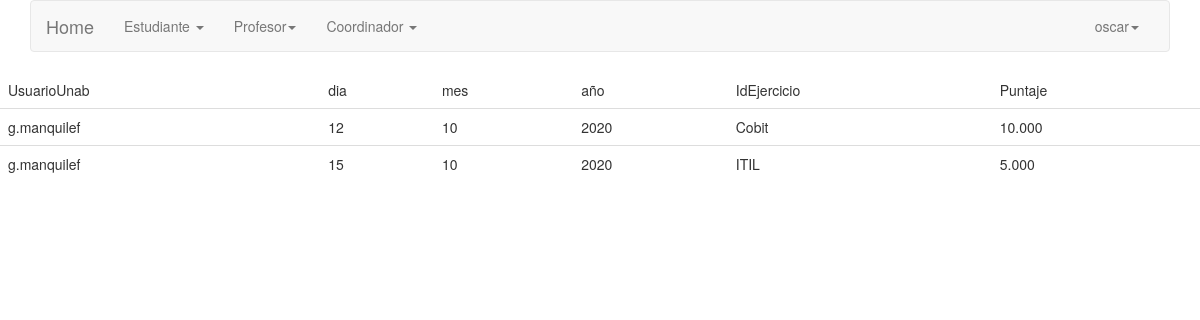
Page /estudiante/misejercicios (signed in) on the committed database.
### cargadatos/models.py (models this page shows, shortened)
class TablonEjercicios(models.Model):
    IdTablonEjercicios=models.IntegerField(primary_key=True)
    UsuarioUnab=models.ForeignKey(Estudiante,null=True,on_delete=models.CASCADE)
    dia=models.CharField(max_length=20)
    mes=models.CharField(max_length=20)
    año=models.CharField(max_length=20)
    IdEjercicio=models.ForeignKey(Ejercicios,on_delete=models.PROTECT)
    Puntaje=models.DecimalField(decimal_places=3, max_digits=20)

class Estudiante (models.Model):
    UsuarioUnab=models.CharField(primary_key=True,max_length=20)
    nombre=models.CharField(max_length=20)
    apellido=models.CharField(max_length=20)
    sede=models.CharField(max_length=20)
    carrera=models.CharField(max_length=50)
    jornada=models.CharField(max_length=20)
    def __str__(self):
        return self.UsuarioUnab

class Ejercicios(models.Model):
    IdEjercicio=models.IntegerField(primary_key=True)
    NombreProblema=models.CharField(max_length=50)
    skill1=models.BooleanField()
    skill2=models.BooleanField()
    skill3=models.BooleanField()
    skill4=models.BooleanField()
    knowledge1=models.BooleanField()
    knowledge2=models.BooleanField()
    knowledge3=models.BooleanField()
    knowledge4=models.BooleanField()
    complejidad=models.CharField(max_length=20)
    hito=models.IntegerField()
    def __str__(self):
        return self.NombreProblema

### cargadatos/views.py (the view)
# urls.py: url('estudiante/misejercicios', estudiante_vistaejercicios.as_view(), name='misejercicios'),
class estudiante_vistaejercicios(LoginRequiredMixin,ListView):
    model= TablonEjercicios
    queryset= TablonEjercicios.objects.filter(UsuarioUnab="g.manquilef")
    template_name = 'cargadatos/vista_ejercicios_alumnos.html'

### templates/cargadatos/vista_ejercicios_alumnos.html
{% extends 'base/basee.html' %}
{% block content %}
<table class ="table table=bordered">
    <thead>
        <tr>
            <td>UsuarioUnab</td>
            <td>dia</td>
            <td>mes</td>
            <td>año</td>
            <td>IdEjercicio</td>
            <td>Puntaje</td>
        </tr>
    </thead>
    <tbody>
         {% if object_list %}
         {% for vista in object_list %}
        <tr>
            <td>{{vista.UsuarioUnab}}</td>
            <td>{{vista.dia}}</td>
            <td>{{vista.mes}}</td>
            <td>{{vista.año}}</td>
            <td>{{vista.IdEjercicio}}</td>
            <td>{{vista.Puntaje}}</td>
        {% endfor %}
        {% else %}
        <h1>No hay registros </h1>
        {% endif %}
        </tbody>
</table>
{% endblock %}

### templates/base/basee.html (shortened to what this page needs)
{% load static %}
<!doctype html>
<html lang="es">
  <head>
    <link rel="stylesheet" type='text/css' href="https://cdnjs.cloudflare.com/ajax/libs/semantic-ui/2.2.14/semantic.min.css">
    <link rel="stylesheet" href="https://cdnjs.cloudflare.com/ajax/libs/Chart.js/2.8.0/Chart.min.css" />
    <div>
      {% block navbar %}
      <div class="container" height="5" width="5">
      <link rel="stylesheet" href="{%static 'css/bootstrap.min.css' %}">
    <div class="bs-docs-section clearfix">
        <div class="row">
            <div class="col-lg-12">
                <div class="bs-component">
                 <nav class="navbar navbar-default">
                     <div class="container-fluid">
                        <div class="navbar-header">
                          <a class="navbar-brand" href="#">Home</a>
                        </div>
                       <div class="collapse navbar-collapse" id="bs-example-navbar-collapse-1">
                         <ul class="nav navbar-nav">
                            <li class="dropdown">
                              {% if perms.cargadatos.view_estudiante %}
                              <a href="#" class="dropdown-toggle" data-toggle="dropdown" role="button" aria-expanded="false">Estudiante <span class="caret"></span></a>
                              {% endif %}
                            </li>
                             <li class="dropdown">
                              {% if perms.cargadatos.view_profesor %}
                              <a href="#" class="dropdown-toggle" data-toggle="dropdown" role="button" aria-expanded="false">Profesor<span class="caret"></span></a>
                              {% endif %}
                             </li>
                            <li class="dropdown">
                                {% if user.is_staff %}
                                <a href="#" class="dropdown-toggle" data-toggle="dropdown" role="button" aria-expanded="false">Coordinador <span class="caret"></span></a>
                                {% endif %}
                            </li>
                        </ul>
                         <ul class="nav navbar-nav navbar-right">
                             <li class="dropdown">
                              <a href="#" class="dropdown-toggle" data-toggle="dropdown" role="button" aria-expanded="false">{{user.username}}<span class="caret"></span></a>
                            </li>
                         </ul>
                        </div>
                    </div>
                </nav>
            </div>
              </div>
          </div>
      </div>
    </div>
   {% endblock navbar %}
    </div>
  </head>
  <body>
    {% block content %}
    {% endblock content %}
  </body>
</html>

### rows in the picture
TablonEjercicios: UsuarioUnab "g.manquilef", dia "12", mes "10", año "2020", IdEjercicio "Cobit", Puntaje "10.000"
TablonEjercicios: UsuarioUnab "g.manquilef", dia "15", mes "10", año "2020", IdEjercicio "ITIL", Puntaje "5.000"

### other values in the picture
{{ user.username }} "oscar"
